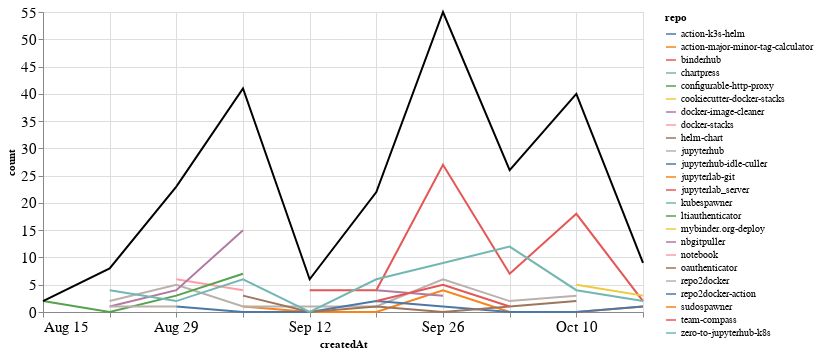

Notebook code cell kept with this figure:
### Markdown cell above
### Comments

### Code cell
comments_time = comments.groupby('repo').resample('W', on='createdAt').count()['author'].reset_index()
comments_time = comments_time.rename(columns={'author': 'count'})
comments_time_total = comments_time.groupby('createdAt').agg({"count": "sum"}).reset_index()
ch1 = alt.Chart(comments_time, width=600).mark_line().encode(
    x='createdAt',
    y='count',
    color='repo',
    tooltip="repo"
)

ch2 = alt.Chart(comments_time_total, width=600).mark_line(color="black").encode(
    x='createdAt',
    y='count',
)

ch1 + ch2

### Figure 1 — Vega-Lite specification as saved in the notebook (floating-point values rounded to 4 significant figures)
{"config": {"axisLeft": {"labelFontSize": 15}, "axisBottom": {"labelFontSize": 15}}, "layer": [{"data": {"name": "data-8663ba588b784391d2f33ea751d70f6c"}, "mark": "line", "encoding": {"color": {"type": "nominal", "field": "repo"}, "tooltip": {"type": "nominal", "field": "repo"}, "x": {"type": "temporal", "field": "createdAt"}, "y": {"type": "quantitative", "field": "count"}}, "width": 600}, {"data": {"name": "data-b80365e7d40ee3ff1a302faa52930693"}, "mark": {"type": "line", "color": "black"}, "encoding": {"x": {"type": "temporal", "field": "createdAt"}, "y": {"type": "quantitative", "field": "count"}}, "width": 600}], "$schema": "https://vega.github.io/schema/vega-lite/v4.8.1.json", "datasets": {"data-8663ba588b784391d2f33ea751d70f6c": [{"repo": "action-k3s-helm", "createdAt": "2021-10-10T00:00:00", "count": 5}, {"repo": "action-major-minor-tag-calculator", "createdAt": "2021-09-05T00:00:00", "count": 1}, {"repo": "action-major-minor-tag-calculator", "createdAt": "2021-09-12T00:00:00", "count": 0}, {"repo": "action-major-minor-tag-calculator", "createdAt": "2021-09-19T00:00:00", "count": 0}, {"repo": "action-major-minor-tag-calculator", "createdAt": "2021-09-26T00:00:00", "count": 4}, {"repo": "action-major-minor-tag-calculator", "createdAt": "2021-10-03T00:00:00", "count": 0}, {"repo": "action-major-minor-tag-calculator", "createdAt": "2021-10-10T00:00:00", "count": 0}, {"repo": "action-major-minor-tag-calculator", "createdAt": "2021-10-17T00:00:00", "count": 1}, {"repo": "binderhub", "createdAt": "2021-09-12T00:00:00", "count": 4}, {"repo": "binderhub", "createdAt": "2021-09-19T00:00:00", "count": 4}, {"repo": "binderhub", "createdAt": "2021-09-26T00:00:00", "count": 27}, {"repo": "binderhub", "createdAt": "2021-10-03T00:00:00", "count": 7}, {"repo": "binderhub", "createdAt": "2021-10-10T00:00:00", "count": 18}, {"repo": "binderhub", "createdAt": "2021-10-17T00:00:00", "count": 2}, {"repo": "chartpress", "createdAt": "2021-09-05T00:00:00", "count": 2}, {"repo": "configurable-http-proxy", "createdAt": "2021-09-19T00:00:00", "count": 2}, {"repo": "cookiecutter-docker-stacks", "createdAt": "2021-09-05T00:00:00", "count": 1}, {"repo": "docker-image-cleaner", "createdAt": "2021-09-19T00:00:00", "count": 4}, {"repo": "docker-image-cleaner", "createdAt": "2021-09-26T00:00:00", "count": 3}, {"repo": "docker-stacks", "createdAt": "2021-08-29T00:00:00", "count": 6}, {"repo": "docker-stacks", "createdAt": "2021-09-05T00:00:00", "count": 4}, {"repo": "helm-chart", "createdAt": "2021-10-10T00:00:00", "count": 1}, {"repo": "jupyterhub", "createdAt": "2021-08-22T00:00:00", "count": 2}, {"repo": "jupyterhub", "createdAt": "2021-08-29T00:00:00", "count": 5}, {"repo": "jupyterhub", "createdAt": "2021-09-05T00:00:00", "count": 1}, {"repo": "jupyterhub", "createdAt": "2021-09-12T00:00:00", "count": 1}, {"repo": "jupyterhub", "createdAt": "2021-09-19T00:00:00", "count": 1}, {"repo": "jupyterhub", "createdAt": "2021-09-26T00:00:00", "count": 6}, {"repo": "jupyterhub", "createdAt": "2021-10-03T00:00:00", "count": 2}, {"repo": "jupyterhub", "createdAt": "2021-10-10T00:00:00", "count": 3}, {"repo": "jupyterhub-idle-culler", "createdAt": "2021-08-29T00:00:00", "count": 1}, {"repo": "jupyterhub-idle-culler", "createdAt": "2021-09-05T00:00:00", "count": 0}, {"repo": "jupyterhub-idle-culler", "createdAt": "2021-09-12T00:00:00", "count": 0}, {"repo": "jupyterhub-idle-culler", "createdAt": "2021-09-19T00:00:00", "count": 2}, {"repo": "jupyterhub-idle-culler", "createdAt": "2021-09-26T00:00:00", "count": 1}, {"repo": "jupyterhub-idle-culler", "createdAt": "2021-10-03T00:00:00", "count": 0}, {"repo": "jupyterhub-idle-culler", "createdAt": "2021-10-10T00:00:00", "count": 0}, {"repo": "jupyterhub-idle-culler", "createdAt": "2021-10-17T00:00:00", "count": 1}, {"repo": "jupyterlab-git", "createdAt": "2021-10-03T00:00:00", "count": 2}, {"repo": "jupyterlab_server", "createdAt": "2021-10-03T00:00:00", "count": 1}, {"repo": "kubespawner", "createdAt": "2021-10-10T00:00:00", "count": 2}, {"repo": "ltiauthenticator", "createdAt": "2021-08-15T00:00:00", "count": 2}, {"repo": "ltiauthenticator", "createdAt": "2021-08-22T00:00:00", "count": 0}, {"repo": "ltiauthenticator", "createdAt": "2021-08-29T00:00:00", "count": 3}, {"repo": "ltiauthenticator", "createdAt": "2021-09-05T00:00:00", "count": 7}, {"repo": "mybinder.org-deploy", "createdAt": "2021-10-10T00:00:00", "count": 5}, {"repo": "mybinder.org-deploy", "createdAt": "2021-10-17T00:00:00", "count": 3}, {"repo": "nbgitpuller", "createdAt": "2021-08-22T00:00:00", "count": 1}, {"repo": "nbgitpuller", "createdAt": "2021-08-29T00:00:00", "count": 4}, {"repo": "nbgitpuller", "createdAt": "2021-09-05T00:00:00", "count": 15}, {"repo": "notebook", "createdAt": "2021-08-29T00:00:00", "count": 1}, {"repo": "oauthenticator", "createdAt": "2021-09-05T00:00:00", "count": 3}, {"repo": "oauthenticator", "createdAt": "2021-09-12T00:00:00", "count": 0}, {"repo": "oauthenticator", "createdAt": "2021-09-19T00:00:00", "count": 1}, {"repo": "oauthenticator", "createdAt": "2021-09-26T00:00:00", "count": 0}, {"repo": "oauthenticator", "createdAt": "2021-10-03T00:00:00", "count": 1}, {"repo": "oauthenticator", "createdAt": "2021-10-10T00:00:00", "count": 2}, {"repo": "repo2docker", "createdAt": "2021-08-22T00:00:00", "count": 1}, {"repo": "repo2docker", "createdAt": "2021-08-29T00:00:00", "count": 1}, {"repo": "repo2docker-action", "createdAt": "2021-09-05T00:00:00", "count": 1}, {"repo": "sudospawner", "createdAt": "2021-09-12T00:00:00", "count": 1}, {"repo": "team-compass", "createdAt": "2021-09-19T00:00:00", "count": 2}, {"repo": "team-compass", "createdAt": "2021-09-26T00:00:00", "count": 5}, {"repo": "team-compass", "createdAt": "2021-10-03T00:00:00", "count": 1}, {"repo": "zero-to-jupyterhub-k8s", "createdAt": "2021-08-22T00:00:00", "count": 4}, {"repo": "zero-to-jupyterhub-k8s", "createdAt": "2021-08-29T00:00:00", "count": 2}, {"repo": "zero-to-jupyterhub-k8s", "createdAt": "2021-09-05T00:00:00", "count": 6}, {"repo": "zero-to-jupyterhub-k8s", "createdAt": "2021-09-12T00:00:00", "count": 0}, {"repo": "zero-to-jupyterhub-k8s", "createdAt": "2021-09-19T00:00:00", "count": 6}, {"repo": "zero-to-jupyterhub-k8s", "createdAt": "2021-09-26T00:00:00", "count": 9}, {"repo": "zero-to-jupyterhub-k8s", "createdAt": "2021-10-03T00:00:00", "count": 12}, {"repo": "zero-to-jupyterhub-k8s", "createdAt": "2021-10-10T00:00:00", "count": 4}, {"repo": "zero-to-jupyterhub-k8s", "createdAt": "2021-10-17T00:00:00", "count": 2}], "data-b80365e7d40ee3ff1a302faa52930693": [{"createdAt": "2021-08-15T00:00:00", "count": 2}, {"createdAt": "2021-08-22T00:00:00", "count": 8}, {"createdAt": "2021-08-29T00:00:00", "count": 23}, {"createdAt": "2021-09-05T00:00:00", "count": 41}, {"createdAt": "2021-09-12T00:00:00", "count": 6}, {"createdAt": "2021-09-19T00:00:00", "count": 22}, {"createdAt": "2021-09-26T00:00:00", "count": 55}, {"createdAt": "2021-10-03T00:00:00", "count": 26}, {"createdAt": "2021-10-10T00:00:00", "count": 40}, {"createdAt": "2021-10-17T00:00:00", "count": 9}]}}
